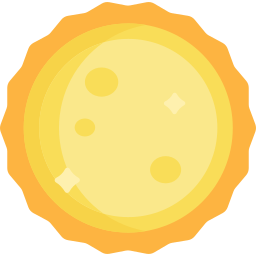
#> input picture images/01d.png, 256 x 256 px, given in place of 04d.png, which was not available
$ python generate_image.py
#> lines starting #> are read from the running program, lines starting #| are printed output that depends on the picture
from PIL import Image, ImageDraw, ImageFont


def create_empty_background():
    return Image.new('RGBA', (512, 512), (0, 0, 0, 255))


def choose_icon(filename):
#> called with filename = '04d'
    return Image.open(f'images/{filename}.png')
#> returned value is the input picture: PIL image 256x256 RGBA; mean R, G, B, A 189.9, 160.8, 76.7, 191.5


def generate_image(data):
    background = create_empty_background()
    icon = choose_icon(data['icon'])
    background_w, background_h = background.size
#> background_w = 512; background_h = 512
    icon_w, icon_h = icon.size
#> icon_w = 256; icon_h = 256
    area = (
        int((background_w - icon_w) / 2),
        int((background_h - icon_h) / 2),
        int((background_w - icon_w) / 2 + icon_w),
        int((background_h - icon_h) / 2 + icon_h)
    )
#> area = (128, 128, 384, 384)
    background.paste(icon, area, icon)
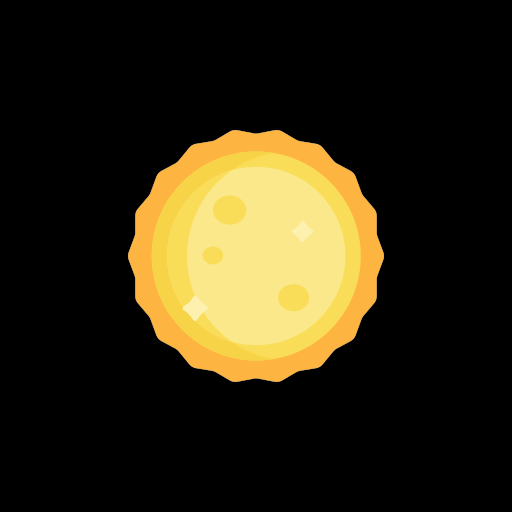
#> background: PIL image 512x512 RGBA; mean R, G, B, A 47, 39.9, 19.1, 254.9; transparent parts drawn white
    font = ImageFont.truetype("font/YanoneKaffeesatz-VariableFont_wght.ttf", 100)

    img_text = Image.new("RGBA", background.size, (255, 255, 255, 0))
    d = ImageDraw.Draw(img_text)

    text = data['dt']
    text_w, text_h = font.getsize(text)
    print(text_h)
    text_area = (int((background_w - text_w) / 2),
                 int(area[1] / 2 - text_h / 2))
#> text_area = (157, 26)

    d.text(text_area, text, font=font, fill=(255, 255, 255, 255))

    text = f'{data["temp"]}°C'
    text_w, text_h = font.getsize(text)
    print(text_h)
    text_area = (int((background_w - text_w) / 2),
                 int(background_h - (area[1] / 2 + text_h / 2)))
#> text_area = (173, 407)
    d.text(text_area, text, font=font, fill=(255, 255, 255, 255))

    result = Image.alpha_composite(background, img_text)
    result.show()
    result.save('images/result.png', 'PNG')


data = {'dt': '22:00',
        'temp': '17',
        'icon': '04d'}

generate_image(data)

$ run again, on images/04d.png
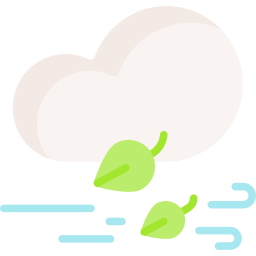
#> input picture images/04d.png, 256 x 256 px
#> in choose_icon, returned value is the input picture: PIL image 256x256 RGBA; mean R, G, B, A 117.8, 121.3, 111.7, 125.9
#> in generate_image, `background.paste(icon, area, icon)`:
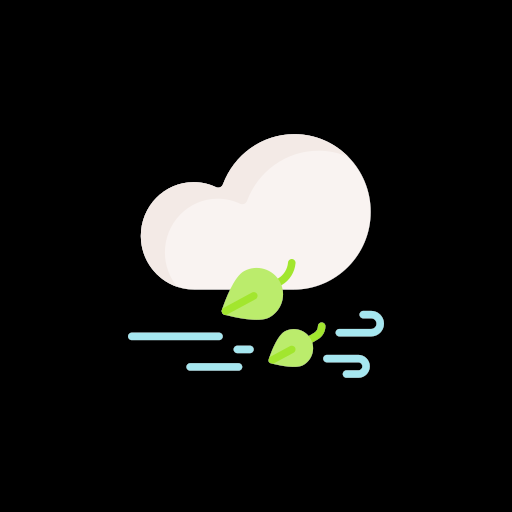
#> background: PIL image 512x512 RGBA; mean R, G, B, A 28.8, 29.5, 27.2, 254.8; transparent parts drawn white
